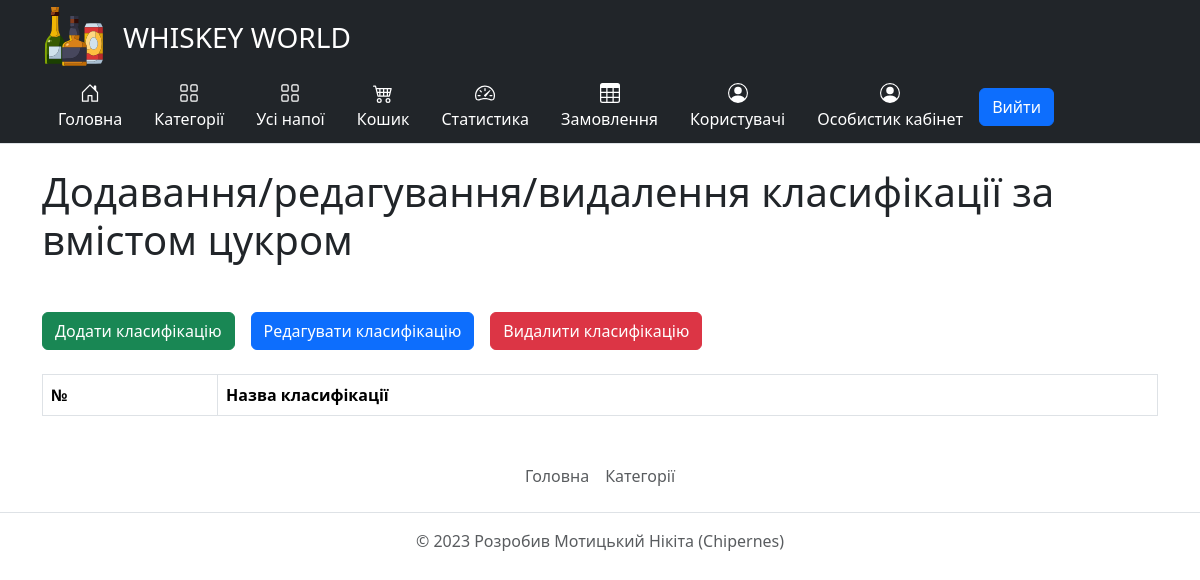
The page /sugarContents (signed in) on the database as committed earlier.
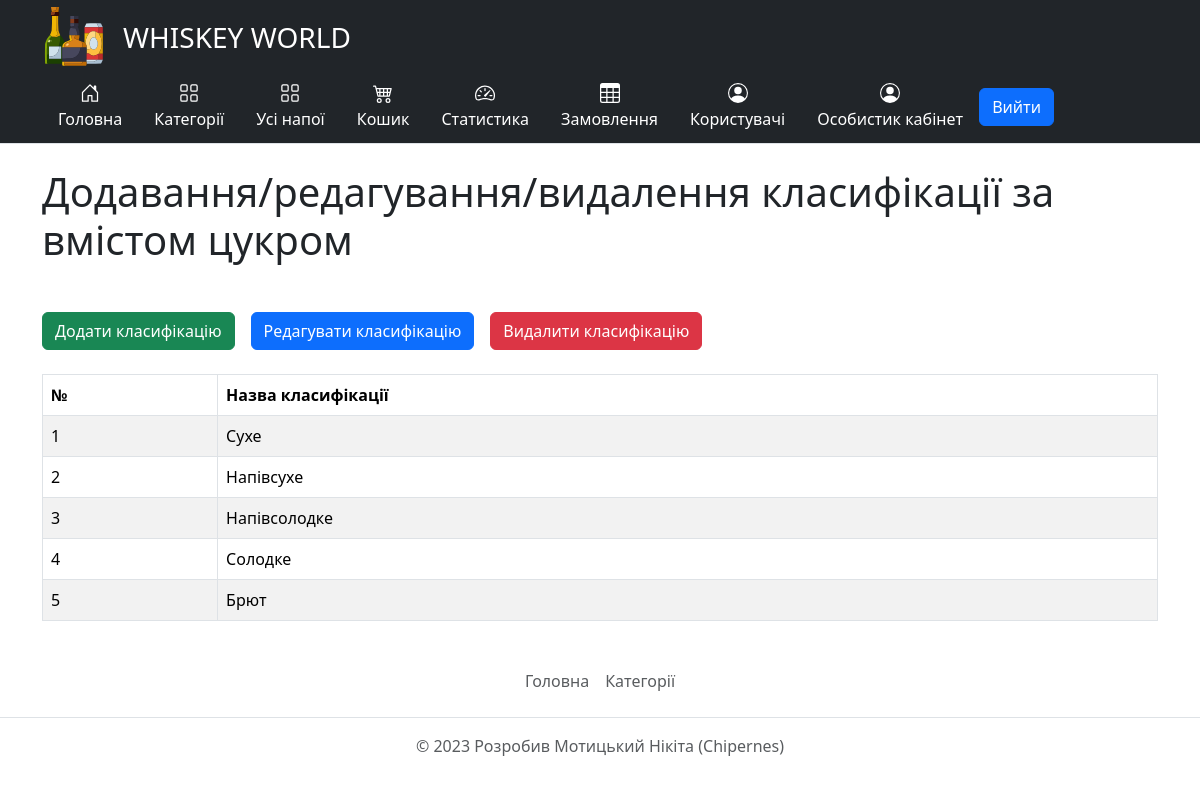
The same page on the database as committed later.
### tables this page shows
CREATE TABLE `SugarContents` (
  `SugarContentId` int NOT NULL,
  `Name` varchar(255) NOT NULL
);

### core/Template.php (called while the page is built, shortened)
<?php
class Template
{
    public function __construct($path)
    {
        $this->path = $path;
    }
    public function getHTML() {
        include($this->path);
        $html = ob_get_contents();
        return $html;
    }
}

### core/Controller.php (called while the page is built, shortened)
<?php
class Controller
{
    protected $viewPath;
    public function __construct()
    {
        $this->moduleName = Core::getInstance()->app['moduleName'];
        $this->actionName = Core::getInstance()->app['$actionName'];
        $this->viewPath = "views/{$this->moduleName}/{$this->actionName}.php";
    }
    public function render($viewPath = null, $params = null)
    {
        if (empty($viewPath))
            $viewPath = $this->viewPath;
        $tpl = new Template($viewPath);
        if (!empty($params))
            $tpl->setParams($params);
        return $tpl->getHTML();
    }
}

### controllers/SugarContentsController.php (called while the page is built, shortened)
<?php
class SugarContentsController extends Controller
{
    public function indexAction()
    {
        $sugarContents = SugarContents::getSugarContents();
        return $this->render(null,
            [
                'sugarContents' => $sugarContents
            ]);
    }
}

### index.php (called while the page is built, shortened)
<?php
spl_autoload_register(function($className) {
    $path = $className.'.php';
});
$core = core\Core::getInstance();
$core->Initialize();
$core->Run();

### core/DB.php (called while the page is built, shortened)
<?php
class DB
{
    protected $pdo;
    public function __construct($hostname, $login, $password, $database)
    {
        $this->pdo = new \PDO("mysql: host={$hostname}; dbname={$database}", $login, $password);
    }
    public function select($tableName, $fieldsList = '*', $conditionArray = null, $conditionOperators = 'AND')
    {
        if (is_string($fieldsList))
            $fieldsListString = $fieldsList;
        $wherePartString = '';
        $res = $this->pdo->prepare("SELECT {$fieldsListString} FROM {$tableName} {$wherePartString}");
        $res->execute($conditionArray);
        return $res->fetchAll(\PDO::FETCH_ASSOC);
    }
}

### models/SugarContents.php (called while the page is built, shortened)
<?php
class SugarContents
{
    protected static string $tableName = 'SugarContents';
    public static function getSugarContents()
    {
        return Core::getInstance()->db->select(self::$tableName);
    }
}

### views/sugarContents/index.php (the view, shortened to what this page needs)
<h1 class="mt-4 mb-5">Додавання/редагування/видалення класифікації за вмістом цукром</h1>
<div class="d-flex gap-3">
    <a href="/sugarContents/add" class="btn btn-success">Додати класифікацію</a>
    <a href="/sugarContents/edit?check=false" class="btn btn-primary">Редагувати класифікацію</a>
    <a href="/sugarContents/delete" class="btn btn-danger">Видалити класифікацію</a>
</div>
<div class="mt-4">
    <table class="table table-striped table-bordered">
        <thead>
            <tr>
                <th>№</th>
                <th>Назва класифікації</th>
            </tr>
        </thead>
        <tbody>
            <?php foreach ($sugarContents as $sugarContent): ?>
                <tr>
                    <td><?= $sugarContent['SugarContentId'] ?></td>
                    <td><?= $sugarContent['Name'] ?></td>
                </tr>
            <?php endforeach; ?>
        </tbody>
    </table>
</div>

Rows that differ between the two databases and show on the page:
added sugarcontents: SugarContentId "1", Name "Сухе"
added sugarcontents: SugarContentId "2", Name "Напівсухе"
added sugarcontents: SugarContentId "3", Name "Напівсолодке"
added sugarcontents: SugarContentId "4", Name "Солодке"
added sugarcontents: SugarContentId "5", Name "Брют"
